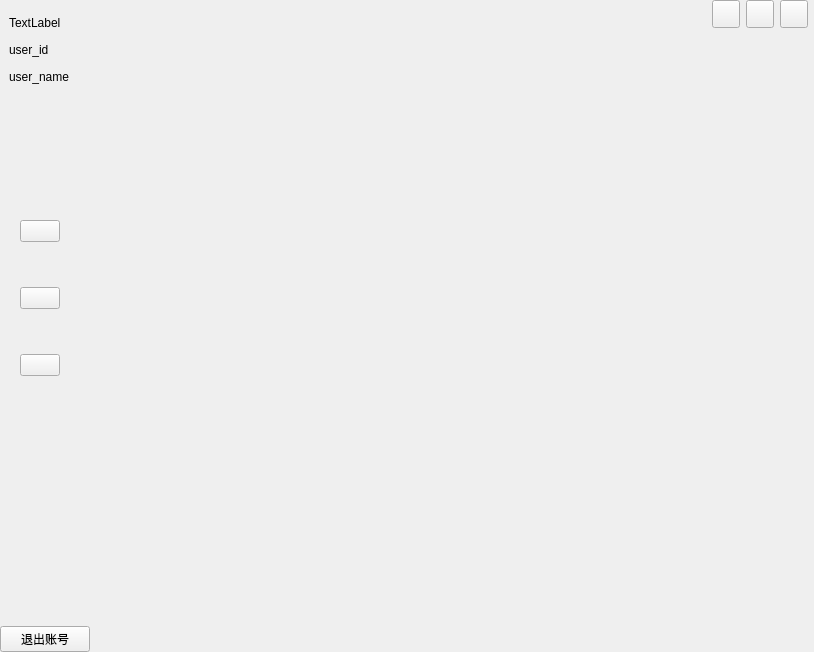
<?xml version="1.0" encoding="UTF-8"?>
<ui version="4.0">
 <class>MainWidget</class>
 <widget class="QWidget" name="MainWidget">
  <property name="geometry">
   <rect>
    <x>0</x>
    <y>0</y>
    <width>814</width>
    <height>652</height>
   </rect>
  </property>
  <property name="sizePolicy">
   <sizepolicy hsizetype="Expanding" vsizetype="Preferred">
    <horstretch>0</horstretch>
    <verstretch>0</verstretch>
   </sizepolicy>
  </property>
  <property name="windowTitle">
   <string>MainWidget</string>
  </property>
  <layout class="QHBoxLayout" name="horizontalLayout">
   <property name="spacing">
    <number>44</number>
   </property>
   <property name="leftMargin">
    <number>0</number>
   </property>
   <property name="topMargin">
    <number>0</number>
   </property>
   <property name="rightMargin">
    <number>0</number>
   </property>
   <property name="bottomMargin">
    <number>0</number>
   </property>
   <item>
    <widget class="QWidget" name="sideWidget" native="true">
     <layout class="QVBoxLayout" name="verticalLayout_5" stretch="3,3,7,7,2">
      <property name="spacing">
       <number>0</number>
      </property>
      <property name="leftMargin">
       <number>0</number>
      </property>
      <property name="topMargin">
       <number>3</number>
      </property>
      <property name="rightMargin">
       <number>0</number>
      </property>
      <property name="bottomMargin">
       <number>0</number>
      </property>
      <item>
       <widget class="QWidget" name="widget_7" native="true">
        <layout class="QVBoxLayout" name="verticalLayout_4">
         <item>
          <widget class="QLabel" name="headLab">
           <property name="text">
            <string>TextLabel</string>
           </property>
          </widget>
         </item>
         <item>
          <widget class="QLabel" name="user_nameLab">
           <property name="text">
            <string>user_id</string>
           </property>
          </widget>
         </item>
         <item>
          <widget class="QLabel" name="user_idLab">
           <property name="text">
            <string>user_name</string>
           </property>
          </widget>
         </item>
        </layout>
       </widget>
      </item>
      <item>
       <spacer name="verticalSpacer_2">
        <property name="orientation">
         <enum>Qt::Vertical</enum>
        </property>
        <property name="sizeHint" stdset="0">
         <size>
          <width>20</width>
          <height>36</height>
         </size>
        </property>
       </spacer>
      </item>
      <item>
       <widget class="QWidget" name="widget_6" native="true">
        <layout class="QVBoxLayout" name="verticalLayout">
         <property name="spacing">
          <number>15</number>
         </property>
         <property name="leftMargin">
          <number>20</number>
         </property>
         <property name="topMargin">
          <number>0</number>
         </property>
         <property name="rightMargin">
          <number>30</number>
         </property>
         <property name="bottomMargin">
          <number>0</number>
         </property>
         <item>
          <widget class="QPushButton" name="homeBtn">
           <property name="text">
            <string/>
           </property>
          </widget>
         </item>
         <item>
          <widget class="QPushButton" name="deviceBtn">
           <property name="text">
            <string/>
           </property>
          </widget>
         </item>
         <item>
          <widget class="QPushButton" name="roomBtn">
           <property name="text">
            <string/>
           </property>
          </widget>
         </item>
        </layout>
       </widget>
      </item>
      <item>
       <spacer name="verticalSpacer">
        <property name="orientation">
         <enum>Qt::Vertical</enum>
        </property>
        <property name="sizeHint" stdset="0">
         <size>
          <width>20</width>
          <height>270</height>
         </size>
        </property>
       </spacer>
      </item>
      <item>
       <widget class="QPushButton" name="exitBtn">
        <property name="text">
         <string>退出账号</string>
        </property>
       </widget>
      </item>
     </layout>
    </widget>
   </item>
   <item>
    <widget class="QWidget" name="widget_3" native="true">
     <layout class="QVBoxLayout" name="verticalLayout_6" stretch="1,33">
      <property name="spacing">
       <number>0</number>
      </property>
      <property name="leftMargin">
       <number>0</number>
      </property>
      <property name="topMargin">
       <number>0</number>
      </property>
      <property name="rightMargin">
       <number>0</number>
      </property>
      <property name="bottomMargin">
       <number>0</number>
      </property>
      <item>
       <widget class="QWidget" name="widget_4" native="true">
        <property name="maximumSize">
         <size>
          <width>16777215</width>
          <height>28</height>
         </size>
        </property>
        <layout class="QHBoxLayout" name="horizontalLayout_2">
         <property name="leftMargin">
          <number>0</number>
         </property>
         <property name="topMargin">
          <number>0</number>
         </property>
         <property name="rightMargin">
          <number>6</number>
         </property>
         <property name="bottomMargin">
          <number>0</number>
         </property>
         <item>
          <spacer name="horizontalSpacer_3">
           <property name="orientation">
            <enum>Qt::Horizontal</enum>
           </property>
           <property name="sizeHint" stdset="0">
            <size>
             <width>422</width>
             <height>20</height>
            </size>
           </property>
          </spacer>
         </item>
         <item>
          <widget class="QPushButton" name="hideBtn">
           <property name="maximumSize">
            <size>
             <width>28</width>
             <height>28</height>
            </size>
           </property>
           <property name="text">
            <string/>
           </property>
          </widget>
         </item>
         <item>
          <widget class="QPushButton" name="expandBtn">
           <property name="minimumSize">
            <size>
             <width>28</width>
             <height>28</height>
            </size>
           </property>
           <property name="maximumSize">
            <size>
             <width>28</width>
             <height>28</height>
            </size>
           </property>
           <property name="text">
            <string/>
           </property>
          </widget>
         </item>
         <item>
          <widget class="QPushButton" name="exitWidgetBtn">
           <property name="minimumSize">
            <size>
             <width>28</width>
             <height>28</height>
            </size>
           </property>
           <property name="maximumSize">
            <size>
             <width>28</width>
             <height>28</height>
            </size>
           </property>
           <property name="text">
            <string/>
           </property>
          </widget>
         </item>
        </layout>
       </widget>
      </item>
      <item>
       <widget class="QWidget" name="widget_2" native="true">
        <layout class="QVBoxLayout" name="verticalLayout_2">
         <property name="spacing">
          <number>0</number>
         </property>
         <property name="leftMargin">
          <number>0</number>
         </property>
         <property name="topMargin">
          <number>0</number>
         </property>
         <property name="rightMargin">
          <number>0</number>
         </property>
         <property name="bottomMargin">
          <number>0</number>
         </property>
         <item>
          <widget class="QStackedWidget" name="stackedWidget">
           <property name="currentIndex">
            <number>0</number>
           </property>
           <widget class="QWidget" name="page"/>
           <widget class="QWidget" name="page_3">
            <layout class="QVBoxLayout" name="verticalLayout_3"/>
           </widget>
           <widget class="QWidget" name="page_2"/>
          </widget>
         </item>
        </layout>
       </widget>
      </item>
     </layout>
    </widget>
   </item>
  </layout>
 </widget>
 <resources/>
 <connections/>
</ui>
